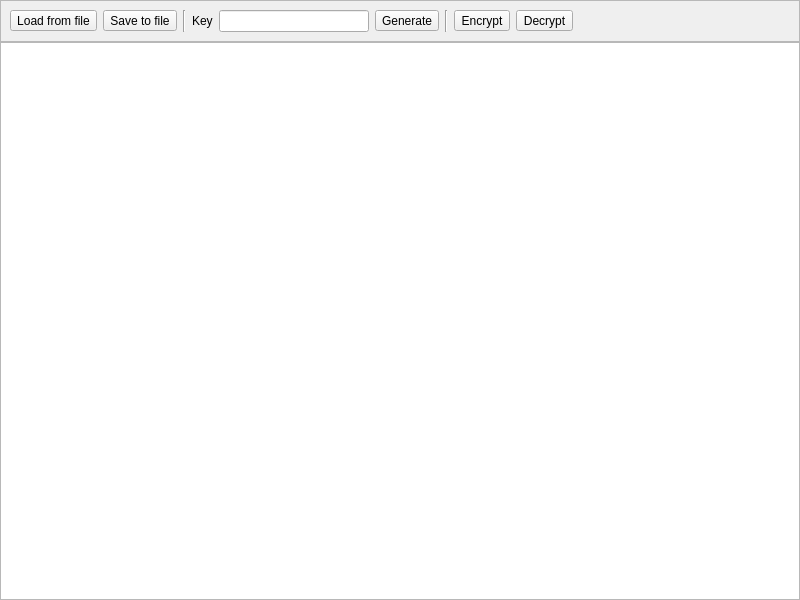
<?xml version="1.0" encoding="UTF-8"?>
<ui version="4.0">
 <class>MainWindow</class>
 <widget class="QMainWindow" name="MainWindow">
  <property name="geometry">
   <rect>
    <x>0</x>
    <y>0</y>
    <width>800</width>
    <height>600</height>
   </rect>
  </property>
  <property name="windowTitle">
   <string>SimpleCryptGUI</string>
  </property>
  <property name="locale">
   <locale language="English" country="UnitedStates"/>
  </property>
  <widget class="QWidget" name="centralwidget">
   <layout class="QVBoxLayout" name="verticalLayout">
    <property name="spacing">
     <number>0</number>
    </property>
    <property name="leftMargin">
     <number>0</number>
    </property>
    <property name="topMargin">
     <number>0</number>
    </property>
    <property name="rightMargin">
     <number>0</number>
    </property>
    <property name="bottomMargin">
     <number>0</number>
    </property>
    <item>
     <widget class="QFrame" name="frame">
      <property name="frameShape">
       <enum>QFrame::StyledPanel</enum>
      </property>
      <property name="frameShadow">
       <enum>QFrame::Raised</enum>
      </property>
      <layout class="QHBoxLayout" name="horizontalLayout">
       <item>
        <widget class="QToolButton" name="loadFromFile">
         <property name="text">
          <string>Load from file</string>
         </property>
         <property name="icon">
          <iconset resource="SimpleCryptGUI.qrc">
           <normaloff>:/icons/LoadFromFile.svg</normaloff>:/icons/LoadFromFile.svg</iconset>
         </property>
         <property name="iconSize">
          <size>
           <width>32</width>
           <height>32</height>
          </size>
         </property>
         <property name="toolButtonStyle">
          <enum>Qt::ToolButtonTextUnderIcon</enum>
         </property>
        </widget>
       </item>
       <item>
        <widget class="QToolButton" name="saveToFile">
         <property name="text">
          <string>Save to file</string>
         </property>
         <property name="icon">
          <iconset resource="SimpleCryptGUI.qrc">
           <normaloff>:/icons/SaveToFile.svg</normaloff>:/icons/SaveToFile.svg</iconset>
         </property>
         <property name="iconSize">
          <size>
           <width>32</width>
           <height>32</height>
          </size>
         </property>
         <property name="toolButtonStyle">
          <enum>Qt::ToolButtonTextUnderIcon</enum>
         </property>
        </widget>
       </item>
       <item>
        <widget class="Line" name="line">
         <property name="orientation">
          <enum>Qt::Vertical</enum>
         </property>
        </widget>
       </item>
       <item>
        <widget class="QLabel" name="label">
         <property name="text">
          <string>Key</string>
         </property>
        </widget>
       </item>
       <item>
        <widget class="QLineEdit" name="key">
         <property name="sizePolicy">
          <sizepolicy hsizetype="Fixed" vsizetype="Fixed">
           <horstretch>0</horstretch>
           <verstretch>0</verstretch>
          </sizepolicy>
         </property>
         <property name="minimumSize">
          <size>
           <width>150</width>
           <height>0</height>
          </size>
         </property>
         <property name="inputMask">
          <string>HHHHHHHHHHHHHHHH</string>
         </property>
        </widget>
       </item>
       <item>
        <widget class="QToolButton" name="generateKey">
         <property name="text">
          <string>Generate</string>
         </property>
         <property name="icon">
          <iconset resource="SimpleCryptGUI.qrc">
           <normaloff>:/icons/Key.svg</normaloff>:/icons/Key.svg</iconset>
         </property>
         <property name="iconSize">
          <size>
           <width>32</width>
           <height>32</height>
          </size>
         </property>
         <property name="toolButtonStyle">
          <enum>Qt::ToolButtonTextUnderIcon</enum>
         </property>
        </widget>
       </item>
       <item>
        <widget class="Line" name="line_2">
         <property name="orientation">
          <enum>Qt::Vertical</enum>
         </property>
        </widget>
       </item>
       <item>
        <widget class="QToolButton" name="encrypt">
         <property name="text">
          <string>Encrypt</string>
         </property>
         <property name="icon">
          <iconset resource="SimpleCryptGUI.qrc">
           <normaloff>:/icons/Encrypt.svg</normaloff>:/icons/Encrypt.svg</iconset>
         </property>
         <property name="iconSize">
          <size>
           <width>32</width>
           <height>32</height>
          </size>
         </property>
         <property name="toolButtonStyle">
          <enum>Qt::ToolButtonTextUnderIcon</enum>
         </property>
        </widget>
       </item>
       <item>
        <widget class="QToolButton" name="decrypt">
         <property name="text">
          <string>Decrypt</string>
         </property>
         <property name="icon">
          <iconset resource="SimpleCryptGUI.qrc">
           <normaloff>:/icons/Decrypt.svg</normaloff>:/icons/Decrypt.svg</iconset>
         </property>
         <property name="iconSize">
          <size>
           <width>32</width>
           <height>32</height>
          </size>
         </property>
         <property name="toolButtonStyle">
          <enum>Qt::ToolButtonTextUnderIcon</enum>
         </property>
        </widget>
       </item>
       <item>
        <spacer name="horizontalSpacer">
         <property name="orientation">
          <enum>Qt::Horizontal</enum>
         </property>
         <property name="sizeHint" stdset="0">
          <size>
           <width>40</width>
           <height>20</height>
          </size>
         </property>
        </spacer>
       </item>
      </layout>
     </widget>
    </item>
    <item>
     <widget class="QPlainTextEdit" name="text">
      <property name="undoRedoEnabled">
       <bool>false</bool>
      </property>
      <property name="plainText">
       <string notr="true"/>
      </property>
     </widget>
    </item>
   </layout>
  </widget>
 </widget>
 <resources>
  <include location="SimpleCryptGUI.qrc"/>
 </resources>
 <connections/>
</ui>
